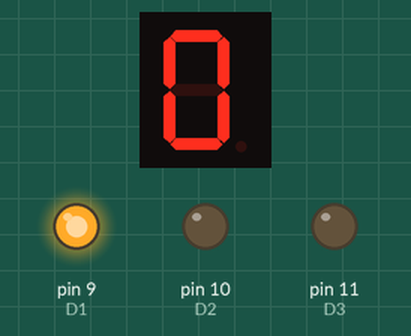
Simulated run of this sketch. Board: Arduino Uno, built with avr-gcc and run on an emulated ATmega328P. On the bench: 1-digit seven-segment display, output pins drawn as LEDs (lit = HIGH). Wiring (inferred from the names in the program): 1-digit 7-segment display, segments lit when LOW: segments pin 2, pin 3, pin 4, pin 5, pin 6, pin 7, pin 8. The segment pins are drawn as the display they are named for; pins used as bus, display or sensor lines are not drawn.

Above: at 0.1 s.
At 1.1 s:
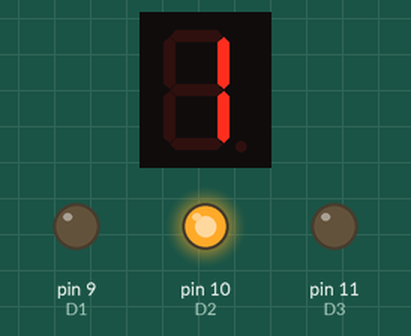
At 2.1 s:
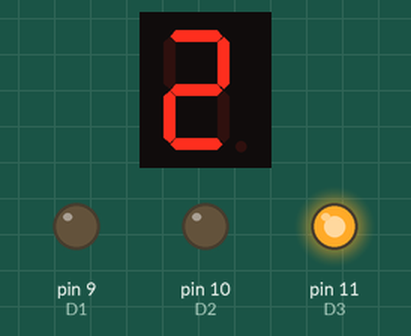
At 5.1 s:
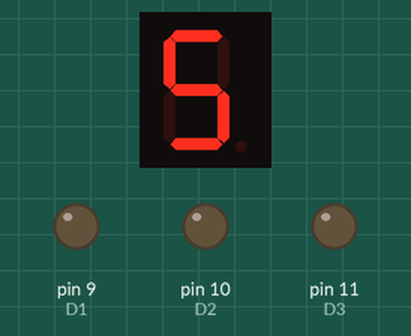
At 7.1 s:
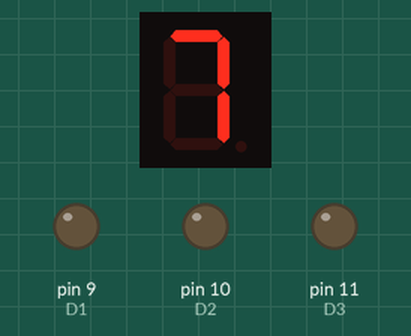
At 9.1 s:
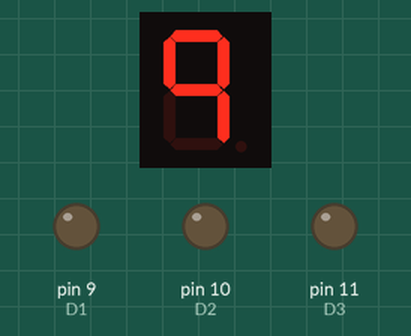
Timing chart, 0 to 34.5 s (numbered marks = the images above):
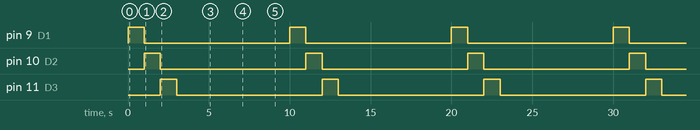

Measured:
- by itself, pin 9 (D1), pin 10 (D2), pin 11 (D3): alternates HIGH for 1.0 s and LOW for 9.0 s
- by itself, everything shown: repeats every 10.0 s, in 10 steps
- what the display in image 1 shows lasts 1.0 s, from 1.0 s to 2.0 s

The sketch:

clock_2.ino
```cpp
// Pin 2-8 is connected to the 7 segments of the display.

int pinA = 2;
int pinB = 3;
int pinC = 4;
int pinD = 5;
int pinE = 6;
int pinF = 7;
int pinG = 8;
int D1 = 9;
int D2 = 10;
int D3 = 11;
int D4 = 12;

// the setup routine runs once when you press reset:
void setup() {
// initialize the digital pins as outputs.
pinMode(pinA, OUTPUT);
pinMode(pinB, OUTPUT);
pinMode(pinC, OUTPUT);
pinMode(pinD, OUTPUT);
pinMode(pinE, OUTPUT);
pinMode(pinF, OUTPUT);
pinMode(pinG, OUTPUT);
pinMode(D1, OUTPUT);
pinMode(D2, OUTPUT);
pinMode(D3, OUTPUT);
pinMode(D4, OUTPUT);
}

// the loop routine runs over and over again forever:
void loop() {

// THIS MOVES BELOW CODE TO THE NEXT LCD BLOCK
digitalWrite(D1, HIGH);
digitalWrite(D2, LOW);
digitalWrite(D3, LOW);
digitalWrite(D4, LOW);
//THIS ENDS THE MOVEMENT AND REMAINS ON THE LAST BLOCK FOR THE FOLLOWING DIGITS

//0
digitalWrite(pinA, LOW);
digitalWrite(pinB, LOW);
digitalWrite(pinC, LOW);
digitalWrite(pinD, LOW);
digitalWrite(pinE, LOW);
digitalWrite(pinF, LOW);
digitalWrite(pinG, HIGH);
delay(1000); // wait for a second

// THIS MOVES BELOW CODE TO THE NEXT LCD BLOCK
digitalWrite(D1, LOW);
digitalWrite(D2, HIGH);
digitalWrite(D3, LOW);
digitalWrite(D4, LOW);
//THIS ENDS THE MOVEMENT AND REMAINS ON THE LAST BLOCK FOR THE FOLLOWING DIGITS

//1
digitalWrite(pinA, HIGH);
digitalWrite(pinB, LOW);
digitalWrite(pinC, LOW);
digitalWrite(pinD, HIGH);
digitalWrite(pinE, HIGH);
digitalWrite(pinF, HIGH);
digitalWrite(pinG, HIGH);
delay(1000); // wait for a second

// THIS MOVES BELOW CODE TO THE NEXT LCD BLOCK
digitalWrite(D1, LOW);
digitalWrite(D2, LOW);
digitalWrite(D3, HIGH);
digitalWrite(D4, LOW);
//THIS ENDS THE MOVEMENT AND REMAINS ON THE LAST BLOCK FOR THE FOLLOWING DIGITS

//2
digitalWrite(pinA, LOW);
digitalWrite(pinB, LOW);
digitalWrite(pinC, HIGH);
digitalWrite(pinD, LOW);
digitalWrite(pinE, LOW);
digitalWrite(pinF, HIGH);
digitalWrite(pinG, LOW);
delay(1000); // wait for a second

// THIS MOVES BELOW CODE TO THE NEXT LCD BLOCK
digitalWrite(D1, LOW);
digitalWrite(D2, LOW);
digitalWrite(D3, LOW);
digitalWrite(D4, HIGH);
//THIS ENDS THE MOVEMENT AND REMAINS ON THE LAST BLOCK FOR THE FOLLOWING DIGITS

//3
digitalWrite(pinA, LOW);
digitalWrite(pinB, LOW);
digitalWrite(pinC, LOW);
digitalWrite(pinD, LOW);
digitalWrite(pinE, HIGH);
digitalWrite(pinF, HIGH);
digitalWrite(pinG, LOW);
delay(1000); // wait for a second

//4
digitalWrite(pinA, HIGH);
digitalWrite(pinB, LOW);
digitalWrite(pinC, LOW);
digitalWrite(pinD, HIGH);
digitalWrite(pinE, HIGH);
digitalWrite(pinF, LOW);
digitalWrite(pinG, LOW);
delay(1000); // wait for a second

//5
digitalWrite(pinA, LOW);
digitalWrite(pinB, HIGH);
digitalWrite(pinC, LOW);
digitalWrite(pinD, LOW);
digitalWrite(pinE, HIGH);
digitalWrite(pinF, LOW);
digitalWrite(pinG, LOW);
delay(1000); // wait for a second

//6
digitalWrite(pinA, LOW);
digitalWrite(pinB, HIGH);
digitalWrite(pinC, LOW);
digitalWrite(pinD, LOW);
digitalWrite(pinE, LOW);
digitalWrite(pinF, LOW);
digitalWrite(pinG, LOW);
delay(1000); // wait for a second

//7
digitalWrite(pinA, LOW);
digitalWrite(pinB, LOW);
digitalWrite(pinC, LOW);
digitalWrite(pinD, HIGH);
digitalWrite(pinE, HIGH);
digitalWrite(pinF, HIGH);
digitalWrite(pinG, HIGH);
delay(1000); // wait for a second

//8
digitalWrite(pinA, LOW);
digitalWrite(pinB, LOW);
digitalWrite(pinC, LOW);
digitalWrite(pinD, LOW);
digitalWrite(pinE, LOW);
digitalWrite(pinF, LOW);
digitalWrite(pinG, LOW);
delay(1000); // wait for a second

//9
digitalWrite(pinA, LOW);
digitalWrite(pinB, LOW);
digitalWrite(pinC, LOW);
digitalWrite(pinD, HIGH);
digitalWrite(pinE, HIGH);
digitalWrite(pinF, LOW);
digitalWrite(pinG, LOW);
delay(1000); // wait for a second

}
```
